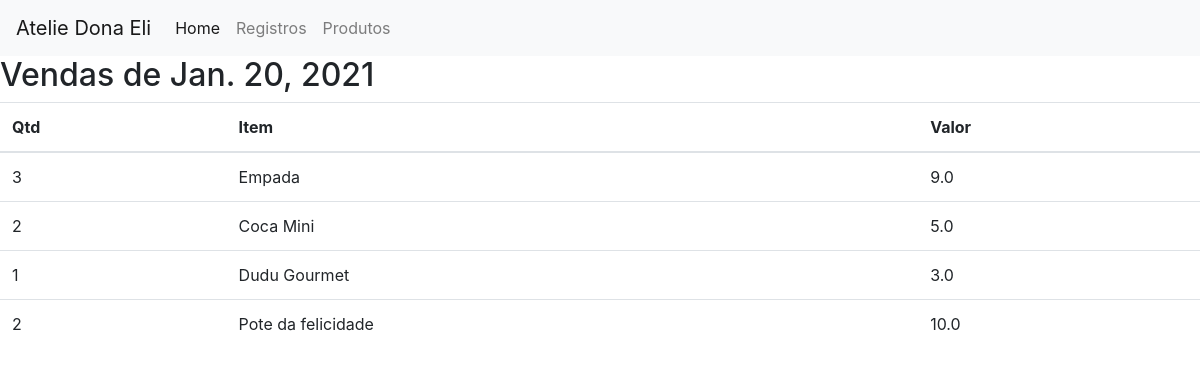
The app's page /registro-de-vendas/consulta-registro/4 with its own data.
### registro_de_vendas/models.py (models this page shows)
class Registro(models.Model):
    date = models.DateField()

class ItemVenda(models.Model):
    nome_item = models.CharField(max_length=30)
    quantidade = models.IntegerField()
    valor_venda = models.FloatField()
    venda = models.ForeignKey(Venda, on_delete=models.CASCADE)

### registro_de_vendas/views.py (the view)
# urls.py: path('consulta-registro/<int:pk>', views.registro_detalhado, name='registro_detalhado'),
def registro_detalhado(request, pk):
    registro = Registro.objects.get(pk=pk)
    context = {
        'registro': registro
    }
    return render(request, 'detalhe_registro.html', context)

### registro_de_vendas/templates/detalhe_registro.html (shortened to what this page needs)
<!DOCTYPE html>
<html lang="en">
{% extends "base.html" %}
{% block page_content %}
<h2>Vendas de {{ registro.date }}</h2>
<table class="table">
    <thead>
        <tr>
            <th scope="col">Qtd</th>
            <th scope="col">Item</th>
            <th scope="col">Valor</th>
        </tr>
    </thead>
    <tbody>
    {% for venda in registro.venda_set.all %}
        {% for item in venda.itemvenda_set.all %}
            <tr>
                <td>{{ item.quantidade }}</td>
                <td>{{ item.nome_item }}</td>
                <td>{{ item.valor_venda }}</td>
            </tr>
        {% endfor %}
    {% endfor %}
    </tbody>
</table>
{% endblock %}

### ops_website/templates/base.html (shortened to what this page needs)
<link rel="stylesheet" href="https://stackpath.bootstrapcdn.com/bootstrap/4.1.3/css/bootstrap.min.css">
<!DOCTYPE html>
<html>
  <head>
    <link rel="stylesheet" href="https://maxcdn.bootstrapcdn.com/bootstrap/4.0.0/css/bootstrap.min.css">
  </head>
  <body>
    <nav class="navbar navbar-expand-lg navbar-light bg-light">
    <a class="navbar-brand" href="/registro-de-vendas">Atelie Dona Eli</a>
    <div class="collapse navbar-collapse" id="navbarNavAltMarkup">
        <div class="navbar-nav">
        <a class="nav-item nav-link active" href="/registro-de-vendas">Home <span class="sr-only">(current)</span></a>
        <a class="nav-item nav-link" href="/registro-de-vendas/consulta-registro">Registros</a>
        <a class="nav-item nav-link" href="#">Produtos</a>
        </div>
    </div>
    </nav>
{% block page_content %}
{% endblock %}
  </body>
</html>

### records on screen
Registro: date "Jan. 20, 2021"
ItemVenda: quantidade "3", nome_item "Empada", valor_venda "9.0"
ItemVenda: quantidade "2", nome_item "Coca Mini", valor_venda "5.0"
ItemVenda: quantidade "1", nome_item "Dudu Gourmet", valor_venda "3.0"
ItemVenda: quantidade "2", nome_item "Pote da felicidade", valor_venda "10.0"
